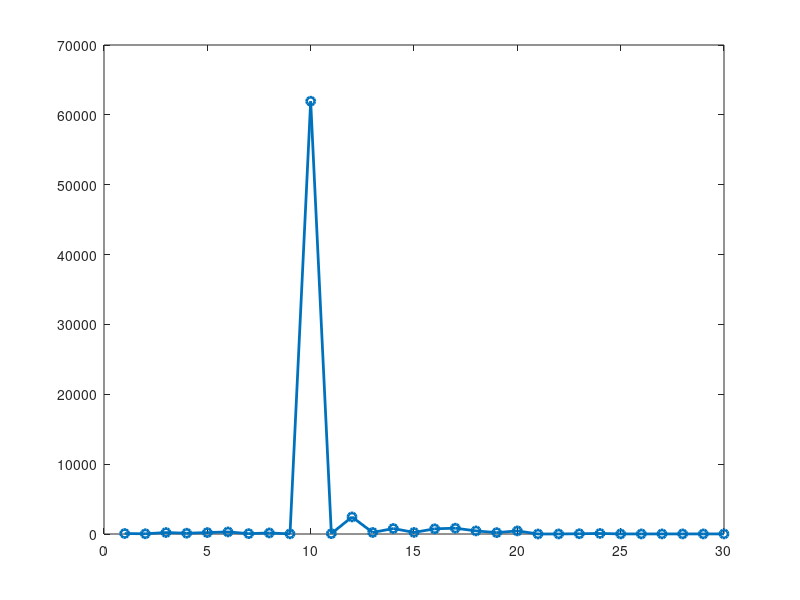

The MATLAB script that drew this image: (Note: this script raises an error after producing the figure.)
%Task 5

%Initializes stock prices for every day.
stockData = {68.27 31.90 210.30 112.50 203.78 298.40 53.20 150.58 20.94 61954.43 49.40 2444.69 217.94 786.37 223.52 742.95 832.09 444.87 196.97 445.60 1.28 7.06 36.88 78.19 11.25 11.26 11.27 11.30 12.30 13.50}

% Creates / Opens .txt file called stockData with write permissions
fileID = fopen('stockData.txt', 'w');
% Assigns 'A' to stockData in a matrix form.
A = cell2mat(stockData)
% Calculates and displays and average of the stock prices
Avg = [mean(A)];
fprintf("Average: %f", Avg);

% Gets the highest and lowest stock price and displays them
highValue = max(A);
lowValue = min(A);
fprintf("High: %f", highValue);
fprintf("Low: %f", lowValue);

% Counts how many days the stock gained, and then displays it
daysUp = sum(diff(A) > 0);
fprintf("Days of Gain: %f", daysUp);

% Creates a new figure
figure;

% Plot daily stock prices with a linewidth of 2
plot(A, '-o', 'LineWidth', 2);

% Keep the current plot active to overlay additional elements
hold on;

% Creates horizontal lines whose y coordinate is the average price, lowest
% price, and highest price.
yline(Avg, '--r', 'LineWidth', 2);
yline(highValue, '--g', 'LineWidth', 2);
yline(lowValue, '--b', 'LineWidth', 2);

% Labels x-axis as "days" and y-axis as "closing price";
% Titles graph "Daily Stock Prices with Average, High, and Low"
% Creates legend for the lines present on the graph with their corresponding names and colors.
xlabel('Days');
ylabel('Closing Price');
title('Daily Stock Prices with Average, High, and Low');
legend('Daily Prices', 'Average Price', 'High Price', 'Low Price');

% Saves figure as a png titled "stock_analysis.png"
saveas(gcf, 'stock_analysis.png');

% Creates and populates a .txt file called "stock_summary.txt" with the
% average, high and low value, and how many days the stock has risen.
fileID = fopen('stock_summary.txt', 'w');
fprintf(fileID, "Stock Data Analysis Summary\n");
fprintf(fileID, "----------------------------\n");
fprintf(fileID, "Average Price: %f\n", Avg);
fprintf(fileID, "Highest Price: %f\n", highValue);
fprintf(fileID, "Lowest Price: %f\n", lowValue);
fprintf(fileID, "Days of Gain: %d\n", daysUp);
fclose(fileID);